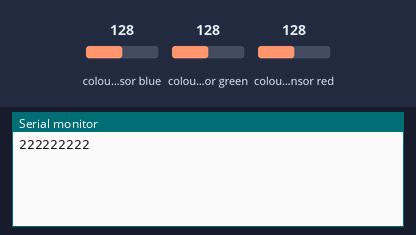
Simulated run of this sketch. Board: Arduino Uno, built with avr-gcc and run on an emulated ATmega328P. On the bench: the last lines printed to the serial monitor. Wiring (inferred from the names in the program): TCS3200 colour sensor: output A3; S2 A2; S3 A1; S0 A4; S1 A5. The test bench sets the inputs (shaded band); at power-on: colour sensor blue 128, colour sensor green 128, colour sensor red 128.

Above: at 1.2 s.
1.3 s: colour sensor blue set to 5
At 1.3 s:
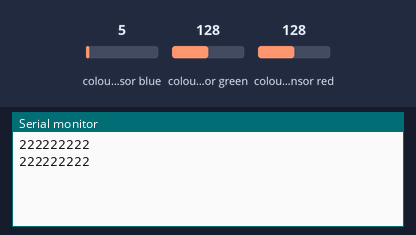
2.8 s: colour sensor green set to 5
At 3.5 s:
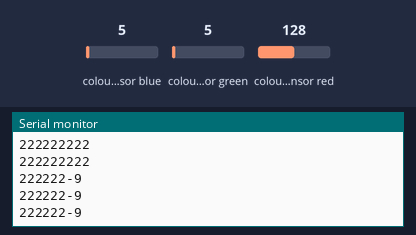
4.3 s: colour sensor red set to 5
At 4.3 s:
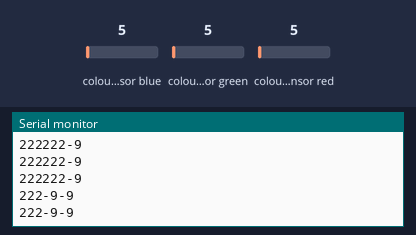
Timing chart, 0 to 7.3 s (numbered marks = the images above; inputs shaded):
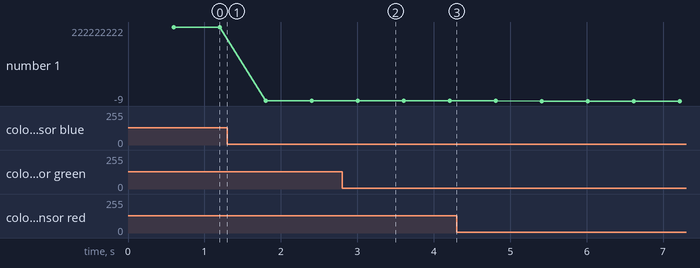

Measured:
- plotted number 1: 222222222 → 222222 after the input at 1.3 s, 222222 → 222 after the input at 2.8 s

The sketch:

testsensor.ino
```cpp
#define colorS0 A4
#define colorS1 A5
#define colorS2 A2
#define colorS3 A1
#define colorOut A3

int redMin = 15, redMax = 200;
int greenMin = 15, greenMax = 200;
int blueMin = 15, blueMax = 200;
int redPW = 0, greenPW = 0, bluePW = 0;
int redValue, greenValue, blueValue;

void setup() {

  pinMode(colorS0, OUTPUT);
	pinMode(colorS1, OUTPUT);
	pinMode(colorS2, OUTPUT);
	pinMode(colorS3, OUTPUT);
	pinMode(colorOut, INPUT);
	digitalWrite(colorS0, HIGH);
	digitalWrite(colorS1, LOW);

	Serial.begin(9600);

}

void loop() {
  // put your main code here, to run repeatedly:
  redPW = getRedPW();
	redValue = map(redPW, redMin, redMax, 255, 0);
	delay(200);

	greenPW = getGreenPW();
	greenValue = map(greenPW, greenMin, greenMax, 255, 0);
	delay(200);

	bluePW = getBluePW();
	blueValue = map(bluePW, blueMin, blueMax, 255, 0);
	delay(200);

  Serial.print(redValue);
  Serial.print(greenValue);
  Serial.println(blueValue);

  if (redValue < 200 && redValue > 140 && greenValue < 200 && greenValue > 170 && blueValue < 230 && blueValue > 200) {
    Serial.println("blue sensed");
  }

}

int getRedPW() {
	digitalWrite(colorS2, LOW);
	digitalWrite(colorS3, LOW);
	int PW;
	PW = pulseIn(colorOut, LOW);
	return PW;
}

int getGreenPW() {
	digitalWrite(colorS2, HIGH);
	digitalWrite(colorS3, HIGH);
	int PW;
	PW = pulseIn(colorOut, LOW);
	return PW;
}

int getBluePW() {
	digitalWrite(colorS2, LOW);
	digitalWrite(colorS3, HIGH);
	int PW;
	PW = pulseIn(colorOut, LOW);
	return PW;
}
```
